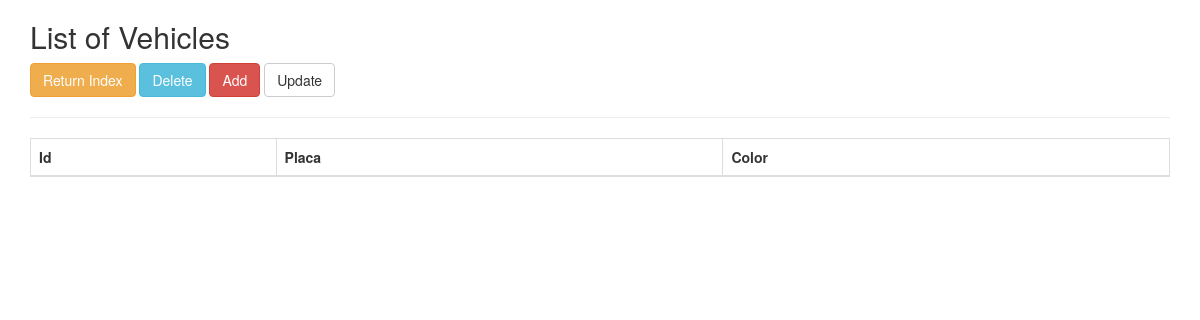
Before: /crud/vehiculo/vehiculo_list.php with the older database file.
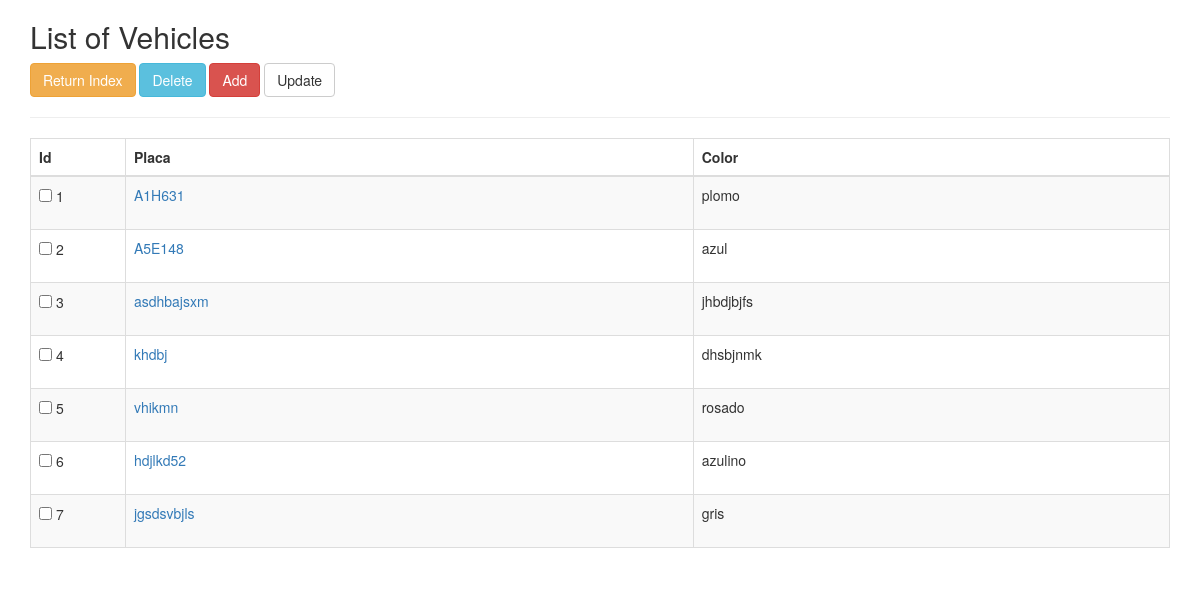
After: the same page with the newer database file.
### tables this page shows
CREATE TABLE `vehiculos` (
  `id` int(11) NOT NULL,
  `modelo` int(30) NOT NULL,
  `color` varchar(20) NOT NULL,
  `duenio` varchar(50) NOT NULL,
  `placa` varchar(10) NOT NULL,
  `status` int(10) NOT NULL
);

### crud/vehiculo/vehiculo_list.php (the view, shortened to what this page needs)
<!DOCTYPE html>
<html>
  <head>
  </head>
  <body>
    <?php
    require_once('../../mysqli_connect.php');
    $query = "SELECT id, placa, color FROM vehiculos";
    $response = @mysqli_query($dbc, $query);
    ?>
    <div class="container">
    <h2>List of Vehicles</h2>
    <a href="../../index.php" class="btn btn-warning" role="button">Return Index</a>
    <a href="javascript:void(0)" class="btn btn-info" role="button" id="deleteVehicle">Delete</a>
    <a href="vehiculo_add.php" class="btn btn-danger" role="button">Add</a>
    <a href="javascript:void(0)" class="btn btn-default" role="button" id="updateVehicle">Update</a>
    <hr>
    <form id="myTableForm" name="myForm" method="post" action="" onSubmit="" enctype = text/plain>
      <table id="tabla1" class="table table-striped table-bordered">
        <thead>
          <tr>
            <th>Id</th>
            <th>Placa</th>
            <th>Color</th>
          </tr>
        </thead>
        <tbody>
          <?php
            if($response){
                $contador=1;
                while($row = mysqli_fetch_array($response)){
          ?>
          <tr>
            <td class="col-sm-1">
              <div class="form-group">
                      <input type="checkbox" name="myCheckbox" value="<?php echo $row['id'];?>">
                          <?php echo $contador;
                          $contador++;
                          ?>
              </div>
            </td>
            <td>
                <a href="vehiculo_view.php" role="button" id="placa"><?php echo $row['placa'];?></a>
            </td>
            <td><?php echo $row['color'];?></td>
          </tr>
          <?php
                }
            } else{
                      echo "Couldn't issue database query<br />";
                      echo mysqli_error($dbc);
                  }
           ?>
        </tbody>
      </table>
      </form>
      </div>
</html>

Changed rows visible on the page:
added vehiculos: placa "A1H631", color "plomo"
added vehiculos: placa "A5E148", color "azul"
added vehiculos: placa "asdhbajsxm", color "jhbdjbjfs"
added vehiculos: placa "khdbj", color "dhsbjnmk"
added vehiculos: placa "vhikmn", color "rosado"
added vehiculos: placa "hdjlkd52", color "azulino"
added vehiculos: placa "jgsdsvbjls", color "gris"
